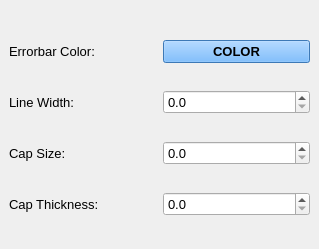
    <widget class="QWidget" name="tab">
     <attribute name="title">
      <string>Errorbars</string>
     </attribute>
     <widget class="QWidget" name="gridLayoutWidget">
      <property name="geometry">
       <rect>
        <x>9</x>
        <y>19</y>
        <width>301</width>
        <height>221</height>
       </rect>
      </property>
      <layout class="QGridLayout" name="gridLayout">
       <item row="2" column="0">
        <widget class="QLabel" name="label_10">
         <property name="font">
          <font>
           <family>Arial</family>
           <pointsize>10</pointsize>
           <weight>50</weight>
           <bold>false</bold>
          </font>
         </property>
         <property name="text">
          <string>Cap Size:</string>
         </property>
        </widget>
       </item>
       <item row="0" column="1">
        <widget class="QPushButton" name="btnEBCol">
         <property name="font">
          <font>
           <family>Arial</family>
           <pointsize>10</pointsize>
           <weight>75</weight>
           <bold>true</bold>
          </font>
         </property>
         <property name="styleSheet">
          <string notr="true">background-color: rgb(85, 170, 255);</string>
         </property>
         <property name="text">
          <string>COLOR</string>
         </property>
        </widget>
       </item>
       <item row="1" column="1">
        <widget class="QDoubleSpinBox" name="sbEBLW">
         <property name="font">
          <font>
           <family>Arial</family>
           <pointsize>10</pointsize>
           <weight>50</weight>
           <bold>false</bold>
          </font>
         </property>
         <property name="locale">
          <locale language="English" country="UnitedStates"/>
         </property>
         <property name="decimals">
          <number>1</number>
         </property>
         <property name="singleStep">
          <double>0.100000000000000</double>
         </property>
        </widget>
       </item>
       <item row="1" column="0">
        <widget class="QLabel" name="label_9">
         <property name="font">
          <font>
           <family>Arial</family>
           <pointsize>10</pointsize>
           <weight>50</weight>
           <bold>false</bold>
          </font>
         </property>
         <property name="text">
          <string>Line Width:</string>
         </property>
        </widget>
       </item>
       <item row="0" column="0">
        <widget class="QLabel" name="label_13">
         <property name="font">
          <font>
           <family>Arial</family>
           <pointsize>10</pointsize>
          </font>
         </property>
         <property name="text">
          <string>Errorbar Color:</string>
         </property>
        </widget>
       </item>
       <item row="2" column="1">
        <widget class="QDoubleSpinBox" name="sbEBCS">
         <property name="font">
          <font>
           <family>Arial</family>
           <pointsize>10</pointsize>
           <weight>50</weight>
           <bold>false</bold>
          </font>
         </property>
         <property name="locale">
          <locale language="English" country="UnitedStates"/>
         </property>
         <property name="decimals">
          <number>1</number>
         </property>
         <property name="singleStep">
          <double>0.100000000000000</double>
         </property>
        </widget>
       </item>
       <item row="3" column="0">
        <widget class="QLabel" name="label_11">
         <property name="font">
          <font>
           <family>Arial</family>
           <pointsize>10</pointsize>
           <weight>50</weight>
           <bold>false</bold>
          </font>
         </property>
         <property name="text">
          <string>Cap Thickness:</string>
         </property>
        </widget>
       </item>
       <item row="3" column="1">
        <widget class="QDoubleSpinBox" name="sbEBCT">
         <property name="font">
          <font>
           <family>Arial</family>
           <pointsize>10</pointsize>
           <weight>50</weight>
           <bold>false</bold>
          </font>
         </property>
         <property name="locale">
          <locale language="English" country="UnitedStates"/>
         </property>
         <property name="decimals">
          <number>1</number>
         </property>
         <property name="singleStep">
          <double>0.100000000000000</double>
         </property>
        </widget>
       </item>
      </layout>
     </widget>
    </widget>
